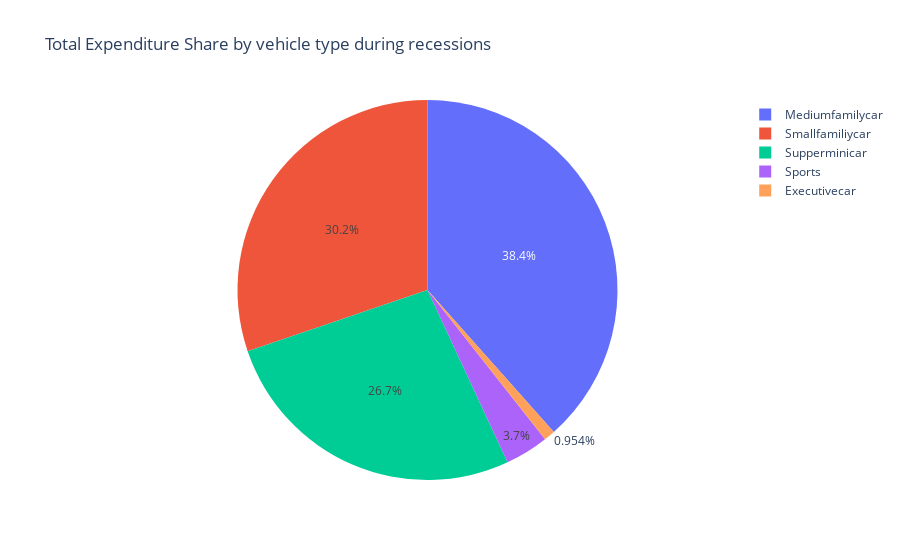

The notebook cell this image was saved under:
### Code cell
exp_rec = df_rec_2.groupby("Vehicle_Type")["Advertising_Expenditure"].sum().reset_index()
figure=px.pie(exp_rec, values = "Advertising_Expenditure", names = "Vehicle_Type", title= "Total Expenditure Share by vehicle type during recessions")
figure

### Figure 1 — Plotly figure (JSON) as saved in the notebook; plotly's stock layout.template omitted (floating-point values rounded to 4 significant figures)
{"data": [{"domain": {"x": [0, 1], "y": [0, 1]}, "hovertemplate": "Vehicle_Type=%{label}<br>Advertising_Expenditure=%{value}<extra></extra>", "labels": ["Executivecar", "Mediumfamilycar", "Smallfamiliycar", "Sports", "Supperminicar"], "legendgroup": "", "name": "", "showlegend": true, "type": "pie", "values": [3243, 130612, 102759, 12568, 90728]}], "layout": {"autosize": true, "legend": {"tracegroupgap": 0}, "title": {"text": "Total Expenditure Share by vehicle type during recessions"}}}
